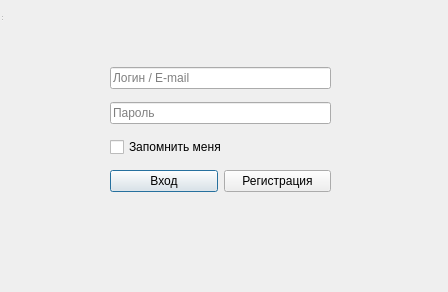
<?xml version="1.0" encoding="UTF-8"?>
<ui version="4.0">
 <class>Authorization</class>
 <widget class="QDialog" name="Authorization">
  <property name="geometry">
   <rect>
    <x>0</x>
    <y>0</y>
    <width>448</width>
    <height>292</height>
   </rect>
  </property>
  <property name="sizePolicy">
   <sizepolicy hsizetype="Fixed" vsizetype="Fixed">
    <horstretch>0</horstretch>
    <verstretch>0</verstretch>
   </sizepolicy>
  </property>
  <property name="windowTitle">
   <string>Вход</string>
  </property>
  <widget class="QWidget" name="layoutWidget" native="true">
   <property name="geometry">
    <rect>
     <x>0</x>
     <y>0</y>
     <width>441</width>
     <height>261</height>
    </rect>
   </property>
   <property name="sizePolicy">
    <sizepolicy hsizetype="Preferred" vsizetype="Preferred">
     <horstretch>0</horstretch>
     <verstretch>0</verstretch>
    </sizepolicy>
   </property>
   <widget class="QWidget" name="layoutWidget">
    <property name="geometry">
     <rect>
      <x>110</x>
      <y>60</y>
      <width>221</width>
      <height>141</height>
     </rect>
    </property>
    <layout class="QVBoxLayout" name="verticalLayout">
     <item>
      <widget class="QLineEdit" name="login_field">
       <property name="inputMask">
        <string notr="true" comment="l"/>
       </property>
       <property name="text">
        <string notr="true"/>
       </property>
       <property name="maxLength">
        <number>32767</number>
       </property>
       <property name="dragEnabled">
        <bool>true</bool>
       </property>
       <property name="readOnly">
        <bool>false</bool>
       </property>
       <property name="placeholderText">
        <string comment="Логин / E-mail" extracomment="Логин / E-mail">Логин / E-mail</string>
       </property>
       <property name="clearButtonEnabled">
        <bool>false</bool>
       </property>
      </widget>
     </item>
     <item>
      <widget class="QLineEdit" name="password_field">
       <property name="inputMask">
        <string notr="true"/>
       </property>
       <property name="text">
        <string notr="true"/>
       </property>
       <property name="echoMode">
        <enum>QLineEdit::Password</enum>
       </property>
       <property name="dragEnabled">
        <bool>true</bool>
       </property>
       <property name="placeholderText">
        <string>Пароль</string>
       </property>
      </widget>
     </item>
     <item>
      <widget class="QCheckBox" name="isSafe">
       <property name="text">
        <string>Запомнить меня</string>
       </property>
      </widget>
     </item>
     <item>
      <layout class="QHBoxLayout" name="horizontalLayout">
       <item>
        <widget class="QPushButton" name="login_button">
         <property name="text">
          <string>Вход</string>
         </property>
        </widget>
       </item>
       <item>
        <widget class="QPushButton" name="signin_button">
         <property name="text">
          <string>Регистрация</string>
         </property>
        </widget>
       </item>
      </layout>
     </item>
    </layout>
   </widget>
  </widget>
  <widget class="QStatusBar" name="statusBar">
   <property name="geometry">
    <rect>
     <x>0</x>
     <y>0</y>
     <width>3</width>
     <height>22</height>
    </rect>
   </property>
  </widget>
 </widget>
 <resources/>
 <connections/>
</ui>
